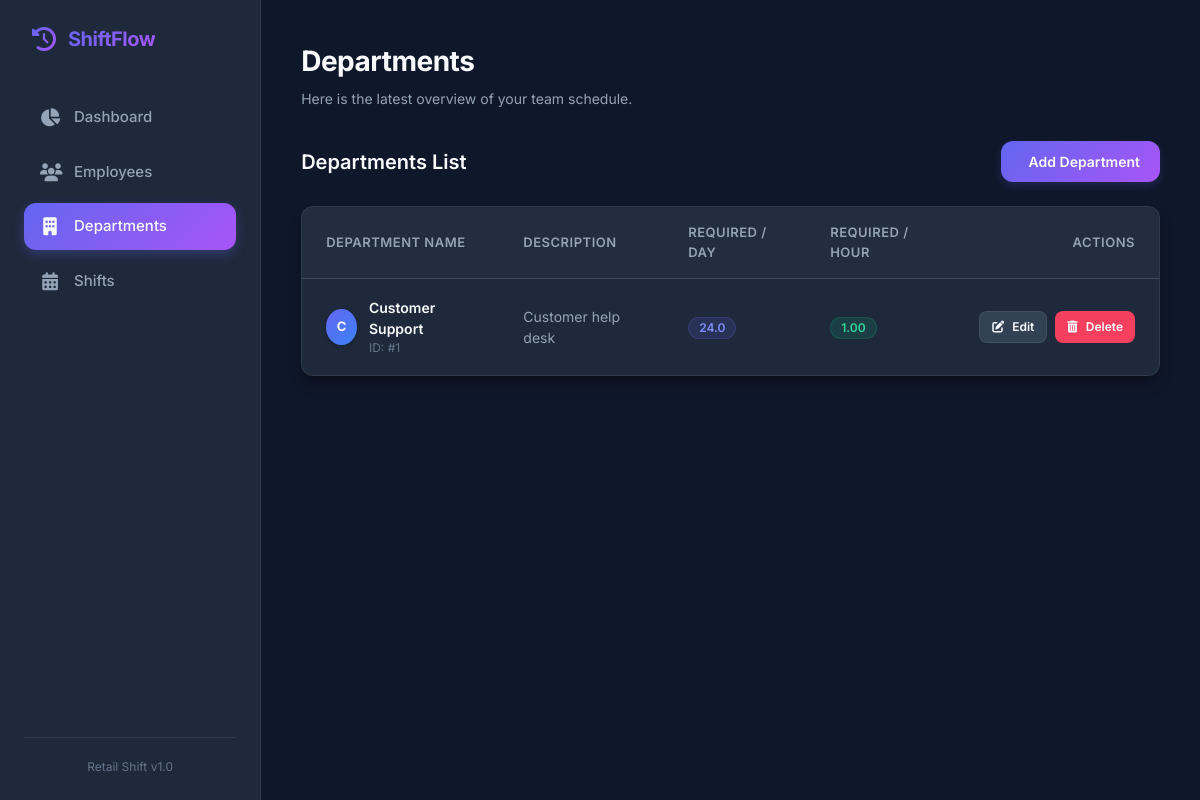
The page /departments on the database as committed earlier.
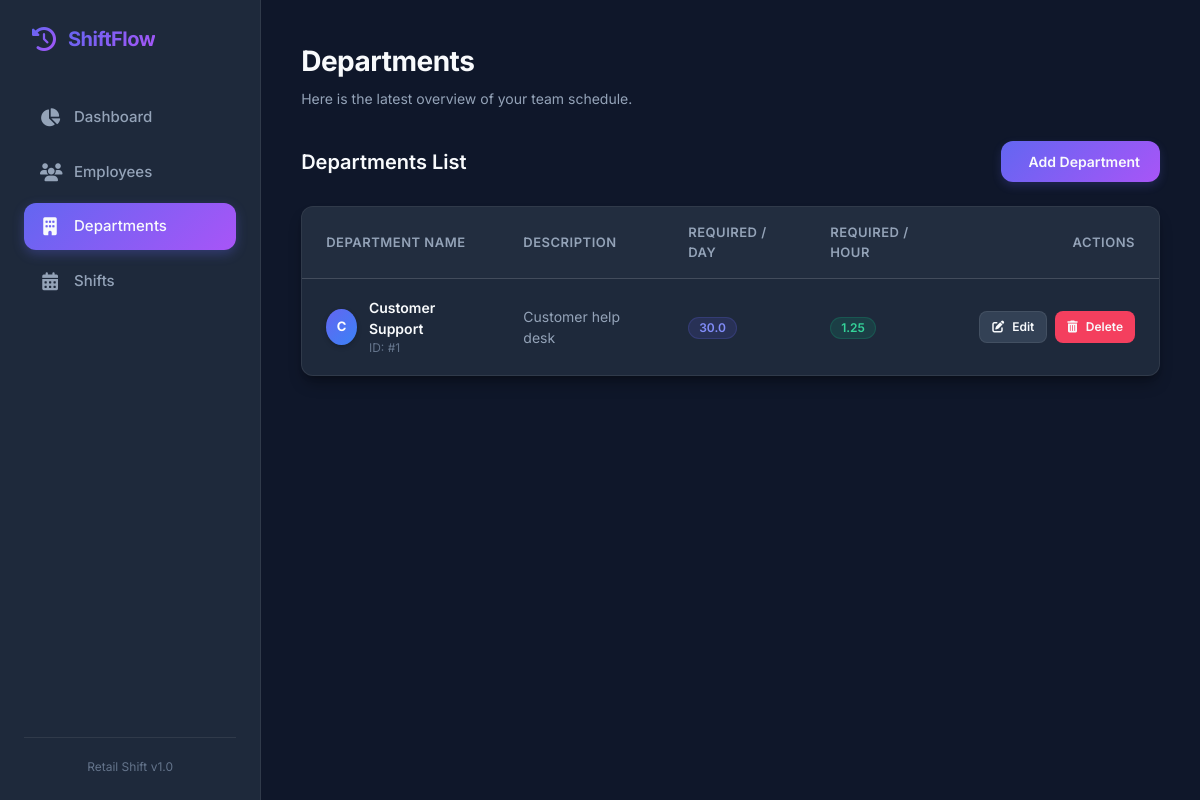
The same page on the database as committed later.
### tables this page shows
CREATE TABLE departments(
        department_id INTEGER PRIMARY KEY AUTOINCREMENT,
        name TEXT NOT NULL UNIQUE,
        description TEXT,
        required_employees_per_day REAL NOT NULL
    );

### app.py (the view)
@app.route("/departments")
def departments():
    conn = db()
    data = conn.execute("SELECT * FROM departments").fetchall()
    return render_template("departments.html", departments=data)

### app.py (called while the page is built)
def db():
    conn = sqlite3.connect(
        "retail_shift_management.db"
    )
    conn.row_factory = sqlite3.Row
    return conn

### templates/departments.html (shortened to what this page needs)
{% extends "base.html" %}
{% block header_title %}Departments{% endblock %}
{% block content %}
<div class="header-actions">
    <span class="page-title">Departments List</span>
    <a href="/add_department" class="btn btn-primary">
         Add Department
    </a>
</div>
{% if departments %}
<div class="table-container">
    <div class="table-responsive">
        <table class="custom-table">
            <thead>
                <tr>
                    <th>Department Name</th>
                    <th>Description</th>
                    <th>Required / Day</th>
                    <th>Required / Hour</th>
                    <th style="text-align: right;">Actions</th>
                </tr>
            </thead>
            <tbody>
                {% for d in departments %}
                <tr>
                    <td>
                        <div class="employee-avatar-name">
                            <div class="avatar-placeholder" style="background: linear-gradient(135deg, #6366f1 0%, #3b82f6 100%);">
                                {{ d.name[0] | upper }}
                            </div>
                            <div>
                                <div class="employee-name">{{ d.name }}</div>
                                <div style="font-size: 12px; color: var(--text-muted);">ID: #{{ d.department_id }}</div>
                            </div>
                        </div>
                    </td>
                    <td>
                        <span style="font-size: 14px; color: var(--text-secondary);">{{ d.description or 'No description provided.' }}</span>
                    </td>
                    <td>
                        <span class="badge badge-position">{{ d.required_employees_per_day }}</span>
                    </td>
                    <td>
                        <span class="badge badge-time">{{ "%.2f"|format(d.required_employees_per_day / 24) }}</span>
                    </td>
                    <td>
                        <div class="btn-group" style="justify-content: flex-end;">
                            <a href="/edit_department/{{ d.department_id }}" class="btn btn-secondary btn-sm">
                                <i class="fa-solid fa-pen-to-square"></i> Edit
                            </a>
                            <a href="/delete_department/{{ d.department_id }}" class="btn btn-danger btn-sm" onclick="return confirm('Are you sure you want to delete this department? This will unassign all employees currently associated with it.');">
                                <i class="fa-solid fa-trash-can"></i> Delete
                            </a>
                        </div>
                    </td>
                </tr>
                {% endfor %}
            </tbody>
        </table>
    </div>
</div>
{% endif %}
{% endblock %}

Rows that differ between the two databases and show on the page:
changed departments "Customer Support": required_employees_per_day "24.0" → "30.0"; d.required_employees_per_day/24 "1.00" → "1.25"
